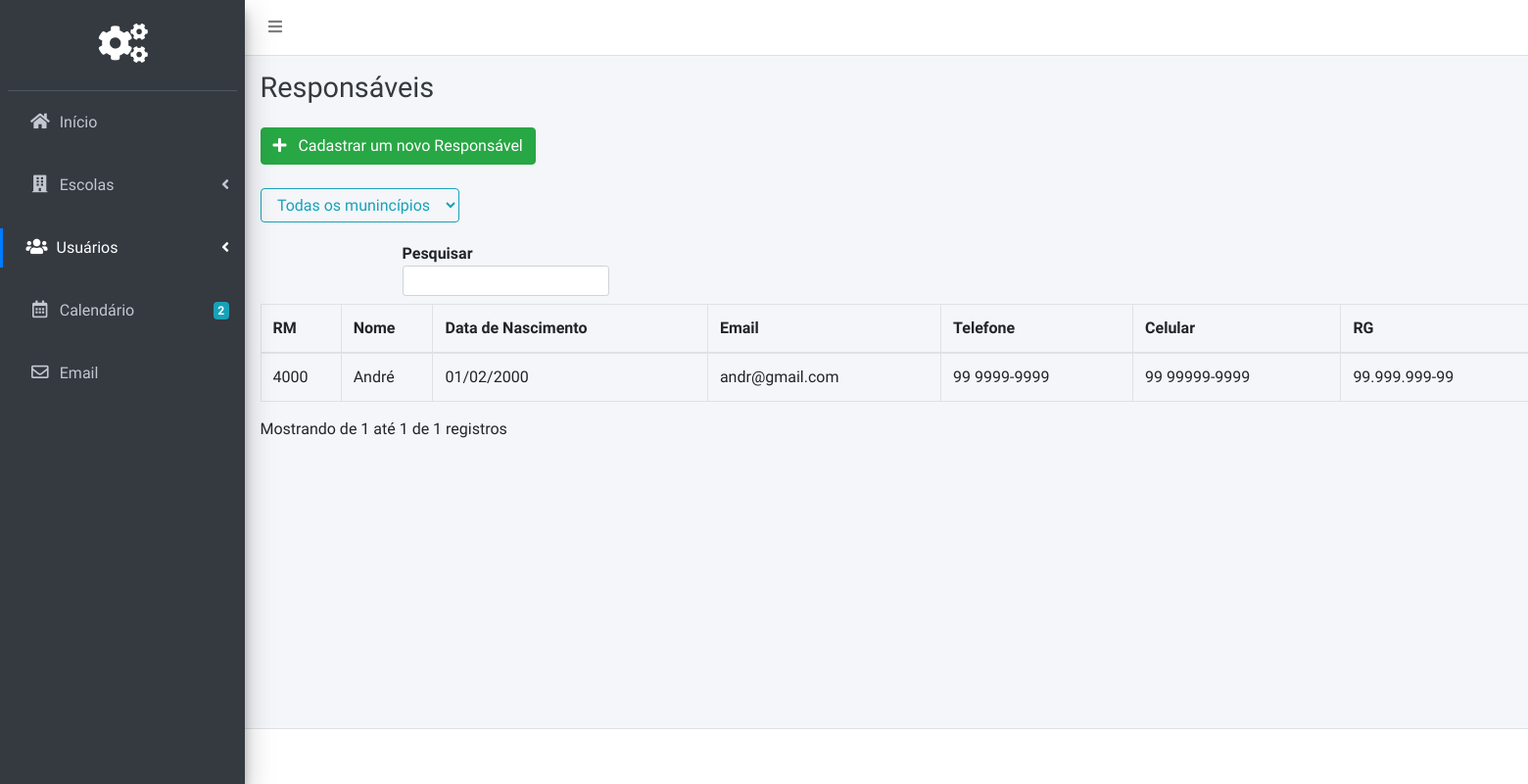
The page /Pages/Admin/responsaveis.php (signed in) on the database its author committed.
### src/Pages/Admin/responsaveis.php (the view, shortened to what this page needs)
<?php
include('../../Scripts/Database/Connection.php');
?>
<!DOCTYPE html>
<html>
<head>
  <link rel="stylesheet" href="../../plugins/fontawesome-free/css/all.min.css">
  <link rel="stylesheet" href="https://code.ionicframework.com/ionicons/2.0.1/css/ionicons.min.css">
  <link rel="stylesheet" href="../../plugins/tempusdominus-bootstrap-4/css/tempusdominus-bootstrap-4.min.css">
  <link rel="stylesheet" href="../../plugins/icheck-bootstrap/icheck-bootstrap.min.css">
  <link rel="stylesheet" href="../../plugins/jqvmap/jqvmap.min.css">
  <link rel="stylesheet" href="../../plugins/toastr/toastr.min.css">
  <link rel="stylesheet" href="../../assets/Global/css/adminlte.min.css">
  <link rel="stylesheet" href="../../assets/Global/css/style.css">
<link rel="stylesheet" href="../../assets/Resp/css/style.css">
  <link rel="stylesheet" href="../../plugins/overlayScrollbars/css/OverlayScrollbars.min.css">
  <link rel="stylesheet" href="../../plugins/daterangepicker/daterangepicker.css">
  <link rel="stylesheet" href="../../plugins/summernote/summernote-bs4.css">
</head>
<body class="hold-transition sidebar-mini layout-fixed">
<div class="wrapper">
  <nav class="main-header navbar navbar-expand navbar-white navbar-light">
    <ul class="navbar-nav">
      <li class="nav-item">
        <a class="nav-link" data-widget="pushmenu" href="#" role="button"><i class="fas fa-bars"></i></a>
      </li>
    </ul>
  </nav>
  <aside class="main-sidebar sidebar-dark-primary elevation-4">
    <div class="sidebar">
      <div class="user-panel mt-3 pb-3 mb-3 d-flex">
        <div class="image">
        </div>
        <div class="pageLogo">
       <i class="fa fa-cogs"></i>
        </div>
      </div>
      <nav class="mt-2">
        <ul class="nav nav-pills nav-sidebar nav-legacy flex-column" data-widget="treeview" role="menu" data-accordion="false">
          <li class="nav-item ">
            <a href="home.php" class="nav-link">
              <i class="nav-icon fas fa-home"></i>
              <p>
                Início
              </p>
            </a>
          </li>
        <br>
          <li class="nav-item has-treeview">
            <a href="#" class="nav-link">
              <i class="nav-icon fas fa-building"></i>
              <p>
                Escolas
                <i class="fas fa-angle-left right"></i>
              </p>
            </a>
          </li>
<br>
          <li class="nav-item has-treeview">
            <a href="#" class="nav-link active">
              <i class="nav-icon fas fa-users"></i>
              <p>
                Usuários
                <i class="right fas fa-angle-left"></i>
              </p>
            </a>
          </li><br>
          <li class="nav-item">
            <a href="404.php" class="nav-link">
              <i class="nav-icon far fa-calendar-alt"></i>
              <p>
                Calendário
                <span class="badge badge-info right">2</span>
              </p>
            </a>
          </li>
         <br>
          <li class="nav-item">
            <a href="404.php" class="nav-link">
              <i class="nav-icon far fa-envelope"></i>
              <p>
                Email
              </p>
            </a>
          </li>
        </ul>
      </nav>
    </div>
  </aside>
  <div class="content-wrapper">
    <div class="content-header">
      <div class="container-fluid">
        <div class="row mb-2">
          <div class="col-sm-6">
            <h1 class="m-0 text-dark">Responsáveis</h1>
          </div>
        </div>
      </div>
    </div>
    <section class="content">
      <div class="container-fluid">
        <button class="btn btn-success" type="button" name="button" data-toggle="modal" data-target="#registrarResp"><i class="fa fa-plus"></i> &nbsp;  Cadastrar um novo Responsável</button>
<br><br>
 <select class="btn btn-outline-info" name="filtroCidade" id="filtroCidade">
          <option selected value="">Todas os munincípios</option>
</select>
        <table class="table table-bordered display" id="tabelaResp" width="100%" cellspacing="0">
          <form action="" id="myform">
        <thead>
            <tr>
                <th>RM</th>
		        <th>Nome</th>
		        <th>Data de Nascimento</th>
		        <th>Email</th>
                <th>Telefone</th>
                <th>Celular</th>
                <th>RG</th>
            </tr>
        </thead>
      <tbody>
<?php
$result =  mysqli_query($conn,"SELECT * FROM responsáveis");
while($row = mysqli_fetch_array($result))
{
echo "<tr>";
echo "<td>" . $row['RM_Responsável'] . "</td>";
echo "<td>" . $row['Resp_Nome'] . "</td>";
echo "<td>" . date("d/m/Y", strtotime($row['Resp_DataDeNascimento'])) . "</td>";
echo "<td>" . $row['Resp_Email'] . "</td>";
echo "<td>" . $row['Resp_Telefone'] . "</td>";
echo "<td>" . $row['Resp_Celular'] . "</td>";
echo "<td>" . $row['Resp_RG'] . "</td>";
echo "</tr>";
}
?>
      </tbody>
      </table>
      </div>
    </section>
  </div>
  <footer class="main-footer">
  </footer>
</div>
</body>
</html>

### src/assets/Global/css/style.css (style rules this page uses)
.pageLogo { color: #fff; font-size: 40px; margin-left: 80px; }

### src/Pages/Admin/responsaveis.php (style rules this page uses)
.wrapper { width: 150vw; }
.wrapper, html, body { margin-top: -8px; }

### rows shown on the page
responsáveis: RM_Responsável "4000", Resp_Nome "André", Resp_DataDeNascimento "01/02/2000", Resp_Email "andr@gmail.com", Resp_Telefone "99 9999-9999", Resp_Celular "99 99999-9999", Resp_RG "99.999.999-99"
